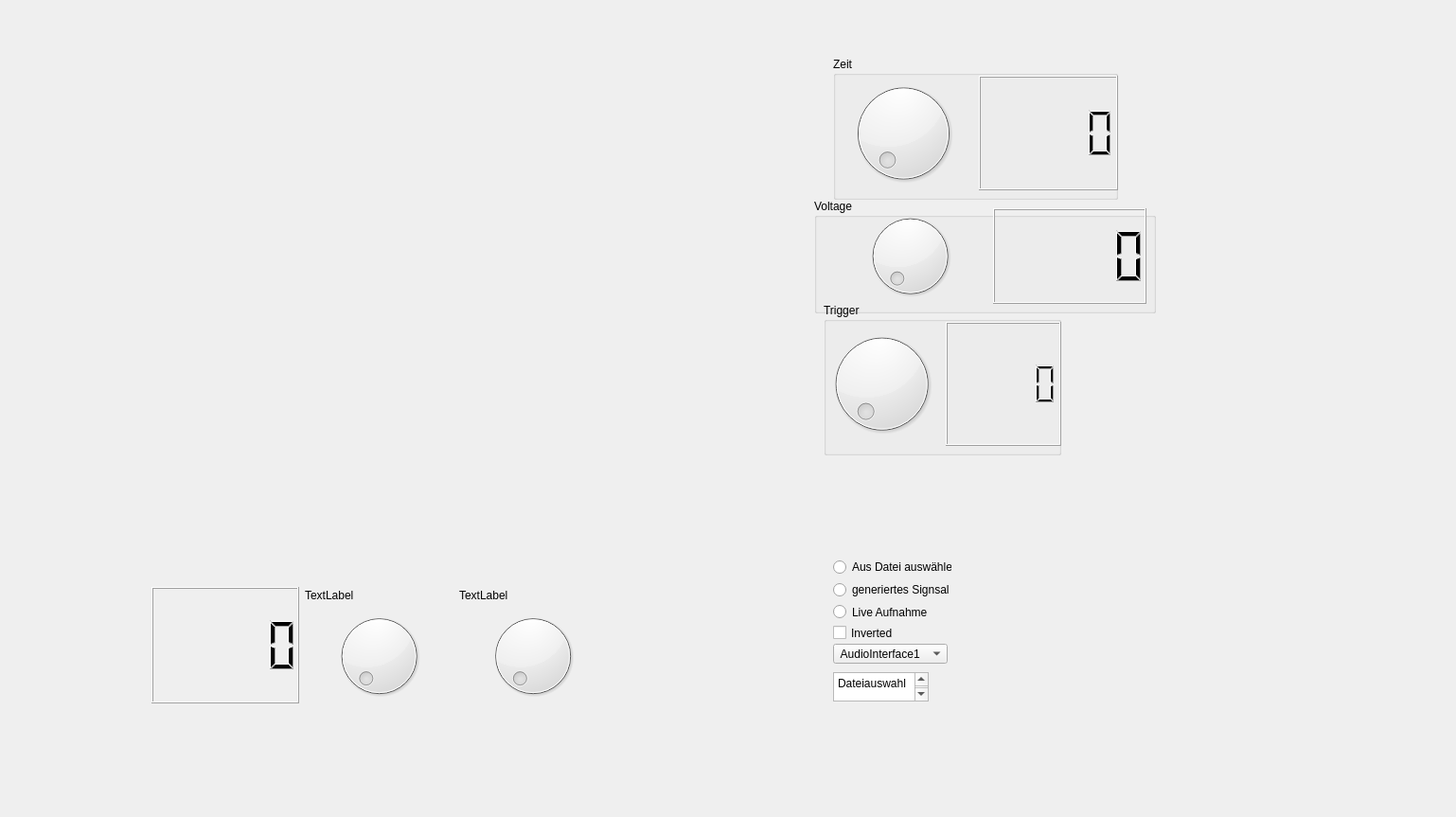
<?xml version="1.0" encoding="UTF-8"?>
<ui version="4.0">
 <class>MainWindow</class>
 <widget class="QMainWindow" name="MainWindow">
  <property name="geometry">
   <rect>
    <x>0</x>
    <y>0</y>
    <width>1538</width>
    <height>863</height>
   </rect>
  </property>
  <property name="baseSize">
   <size>
    <width>800</width>
    <height>800</height>
   </size>
  </property>
  <property name="windowTitle">
   <string>MainWindow</string>
  </property>
  <widget class="QWidget" name="centralwidget">
   <widget class="QGroupBox" name="groupBox_4">
    <property name="geometry">
     <rect>
      <x>860</x>
      <y>210</y>
      <width>361</width>
      <height>121</height>
     </rect>
    </property>
    <property name="title">
     <string>Voltage</string>
    </property>
    <widget class="QWidget" name="">
     <property name="geometry">
      <rect>
       <x>20</x>
       <y>10</y>
       <width>331</width>
       <height>101</height>
      </rect>
     </property>
     <layout class="QHBoxLayout" name="horizontalLayout_3">
      <item>
       <widget class="QDial" name="dial_4"/>
      </item>
      <item>
       <widget class="QLCDNumber" name="lcdNumber_3"/>
      </item>
     </layout>
    </widget>
   </widget>
   <widget class="QGroupBox" name="groupBox_3">
    <property name="geometry">
     <rect>
      <x>880</x>
      <y>60</y>
      <width>301</width>
      <height>151</height>
     </rect>
    </property>
    <property name="title">
     <string>Zeit</string>
    </property>
    <widget class="QWidget" name="">
     <property name="geometry">
      <rect>
       <x>0</x>
       <y>20</y>
       <width>301</width>
       <height>121</height>
      </rect>
     </property>
     <layout class="QHBoxLayout" name="horizontalLayout_2">
      <item>
       <widget class="QDial" name="dial"/>
      </item>
      <item>
       <widget class="QLCDNumber" name="lcdNumber_4"/>
      </item>
     </layout>
    </widget>
   </widget>
   <widget class="QGroupBox" name="groupBox">
    <property name="geometry">
     <rect>
      <x>870</x>
      <y>320</y>
      <width>251</width>
      <height>161</height>
     </rect>
    </property>
    <property name="title">
     <string>Trigger</string>
    </property>
    <widget class="QWidget" name="">
     <property name="geometry">
      <rect>
       <x>0</x>
       <y>20</y>
       <width>251</width>
       <height>131</height>
      </rect>
     </property>
     <layout class="QHBoxLayout" name="horizontalLayout">
      <item>
       <widget class="QDial" name="dial_5"/>
      </item>
      <item>
       <widget class="QLCDNumber" name="lcdNumber_2"/>
      </item>
     </layout>
    </widget>
   </widget>
   <widget class="QCheckBox" name="checkBox">
    <property name="geometry">
     <rect>
      <x>880</x>
      <y>660</y>
      <width>70</width>
      <height>17</height>
     </rect>
    </property>
    <property name="text">
     <string>Inverted</string>
    </property>
   </widget>
   <widget class="QComboBox" name="comboBox">
    <property name="geometry">
     <rect>
      <x>880</x>
      <y>680</y>
      <width>121</width>
      <height>21</height>
     </rect>
    </property>
    <property name="currentText">
     <string comment="hallo" extracomment="hi"> AudioInterface1</string>
    </property>
    <property name="currentIndex">
     <number>0</number>
    </property>
    <property name="maxVisibleItems">
     <number>1</number>
    </property>
    <item>
     <property name="text">
      <string> AudioInterface1</string>
     </property>
    </item>
    <item>
     <property name="text">
      <string>AudioInterface2</string>
     </property>
    </item>
   </widget>
   <widget class="QPlainTextEdit" name="plainTextEdit">
    <property name="geometry">
     <rect>
      <x>880</x>
      <y>710</y>
      <width>101</width>
      <height>31</height>
     </rect>
    </property>
    <property name="plainText">
     <string>Dateiauswahl
</string>
    </property>
   </widget>
   <widget class="QWidget" name="">
    <property name="geometry">
     <rect>
      <x>880</x>
      <y>590</y>
      <width>125</width>
      <height>65</height>
     </rect>
    </property>
    <layout class="QVBoxLayout" name="verticalLayout_2">
     <item>
      <widget class="QRadioButton" name="radioButton">
       <property name="text">
        <string>Aus Datei auswählen</string>
       </property>
      </widget>
     </item>
     <item>
      <widget class="QRadioButton" name="radioButton_2">
       <property name="text">
        <string>generiertes Signsal</string>
       </property>
      </widget>
     </item>
     <item>
      <widget class="QRadioButton" name="radioButton_3">
       <property name="text">
        <string>Live Aufnahme</string>
       </property>
      </widget>
     </item>
    </layout>
   </widget>
   <widget class="QWidget" name="">
    <property name="geometry">
     <rect>
      <x>160</x>
      <y>620</y>
      <width>481</width>
      <height>123</height>
     </rect>
    </property>
    <layout class="QHBoxLayout" name="horizontalLayout_4">
     <item>
      <widget class="QLCDNumber" name="lcdNumber"/>
     </item>
     <item>
      <layout class="QVBoxLayout" name="verticalLayout">
       <item>
        <widget class="QLabel" name="label_6">
         <property name="text">
          <string>TextLabel</string>
         </property>
        </widget>
       </item>
       <item>
        <widget class="QDial" name="dial_6"/>
       </item>
      </layout>
     </item>
     <item>
      <layout class="QVBoxLayout" name="verticalLayout_3">
       <item>
        <widget class="QLabel" name="label_7">
         <property name="text">
          <string>TextLabel</string>
         </property>
        </widget>
       </item>
       <item>
        <widget class="QDial" name="dial_7"/>
       </item>
      </layout>
     </item>
    </layout>
   </widget>
  </widget>
 </widget>
 <resources/>
 <connections/>
</ui>
